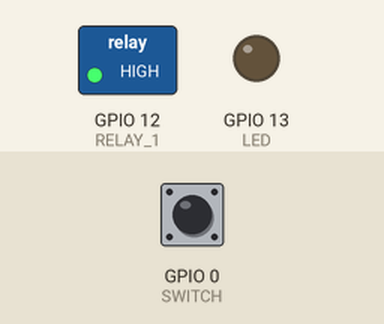
The sketch below on a simulated ESP8266 (NodeMCU). Parts: switched loads named in the sketch (green lamp = pin HIGH), output pins drawn as LEDs (lit = HIGH). The inputs (shaded band) are chosen by the test bench; at power-on: GPIO 0 (SWITCH) LOW. WiFi joins after 1.5 s; servers stay silent unless stated; no MQTT or app messages arrive unless stated; what the sketch prints to the serial monitor is not drawn.

Above: at 6.2 s.
6.3 s: GPIO 0 (SWITCH) pulled HIGH for 0.15 s
At 7.5 s:
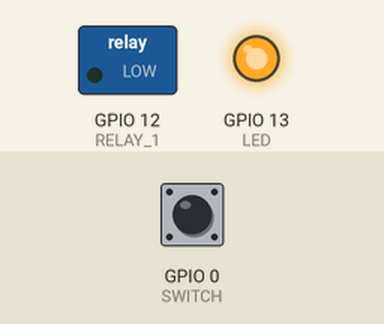
7.9 s: GPIO 0 (SWITCH) pulled HIGH for 1 s
At 8.8 s:
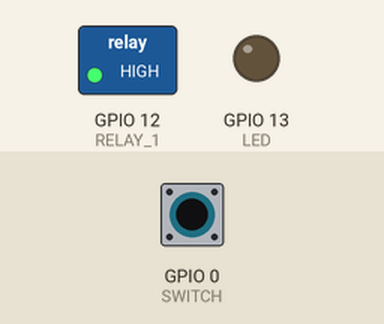
Timing chart, 0 to 10.9 s (numbered marks = the images above; inputs shaded):
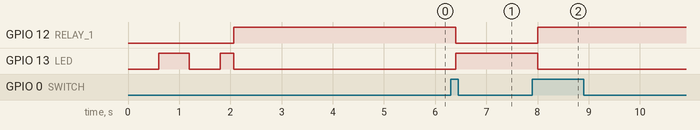

Measured:
- after the input at 6.3 s, GPIO 12 (RELAY_1): HIGH → LOW after 0.10 s; GPIO 13 (LED): LOW → HIGH after 0.10 s
- after the input at 7.9 s, GPIO 12 (RELAY_1): LOW → HIGH after 0.10 s; GPIO 13 (LED): HIGH → LOW after 0.10 s

The sketch:

WebServer_mqtt_ESP8266_itead_OK.ino
```cpp
#include <ESP8266WiFi.h>
#include <WiFiClient.h>
#include <PubSubClient.h>  // MQTT

#include <Ticker.h>

#define RELAY_1 12
#define LED 13
#define SWITCH 0

char ssid[] =  "GagarinM";
char pass[] =  "95628767";

unsigned long lastMqtt = 0;
char mqtt_server[] = "172.20.10.4";
char mqtt_user[] = "USERNAME";
char mqtt_pass[] = "PASSWORD";
char mqtt_client[] = "WiFi_itead_1";
int status = WL_IDLE_STATUS;

int state = HIGH;      // the current state of the output pin
int reading;           // the current reading from the input pin
int previous = LOW;    // the previous reading from the input pin

Ticker ticker;

WiFiClient WifiClient;
PubSubClient client(mqtt_server, 1883, WifiClient);

void tick()
{
  //toggle state
  int state = digitalRead(LED);  // get the current state of LED pin
  digitalWrite(LED, !state);     // set pin to the opposite state
}

void callback(char* topic, byte* payload, unsigned int length) {
  payload[length] = '\0';
  Serial.print(topic);
  Serial.print("  ");
  String strTopic = String(topic);
  String strPayload = String((char*)payload);
  Serial.println(strPayload);

  if (strTopic == "/smart-home/in/RELAY_1") {
    if (strPayload == "OFF") {
      digitalWrite(RELAY_1, LOW);
      state = LOW;
      digitalWrite(LED, HIGH);
      Serial.println("Relay off");
    }
    else if (strPayload == "ON") {
      digitalWrite(RELAY_1, HIGH);
      state = HIGH;
      digitalWrite(LED, LOW);
      Serial.println("Relay on");
    }
  }

}

void restart() {
  Serial.println("Will reset and try again...");
  abort();
}

void setup() {
  Serial.begin(9600);
  Serial.println("start");

  pinMode(RELAY_1, OUTPUT);
  digitalWrite(RELAY_1, LOW);

  pinMode(LED, OUTPUT);
 // digitalWrite(LED, HIGH);

  pinMode(SWITCH, INPUT);

  ticker.attach(0.6, tick);

  WiFi.begin(ssid, pass);

  int retries = 0;
  Serial.println(WiFi.status());
  while ((WiFi.status() != WL_CONNECTED) && (retries < 15)) {
    retries++;
    delay(1000);
    Serial.print(".");
  }
  if (WiFi.status() == WL_CONNECTED) {
    Serial.println("");
    Serial.println("WiFi connected");
    Serial.println("IP address: ");
    Serial.println(WiFi.localIP());
    WiFi.printDiag(Serial);
  } else {
    restart();
  }
  ticker.attach(0.3, tick);
  while (!client.connected()) {
    Serial.println("Connecting to MQTT broker ");
    if (client.connect(mqtt_client, mqtt_user, mqtt_pass)) {
      Serial.println("Connected to MQTT broker");
      client.setCallback(callback);
      client.subscribe("/smart-home/in/#");
    } else {
      Serial.println("Connecting to MQTT broker failed");
      Serial.println(client.state());
      delay(1000);
    }
  }
  ticker.detach();
}

void loop() {
  if (lastMqtt > millis()) lastMqtt = 0;
  client.loop();

    reading = digitalRead(SWITCH);

    if (reading == HIGH && previous == LOW) {
      if (state == HIGH) {
        state = LOW;
        delay(100);
      }
      else {
        state = HIGH;
        delay(100);
      }
    }

    digitalWrite(RELAY_1, state);
    digitalWrite(LED, !state);
    previous = reading;


  if (millis() > (lastMqtt + 10000)) {
    if (!client.connected()) {
      if (client.connect(mqtt_client)) client.subscribe("/smart-home/in/#");
    }
    if (client.connected()) {
      if (digitalRead(RELAY_1)) client.publish("/smart-home/out/RELAY_1", "ON");
      else client.publish("/smart-home/out/RELAY_1", "OFF");
    }
    lastMqtt = millis();
  }


}
```
